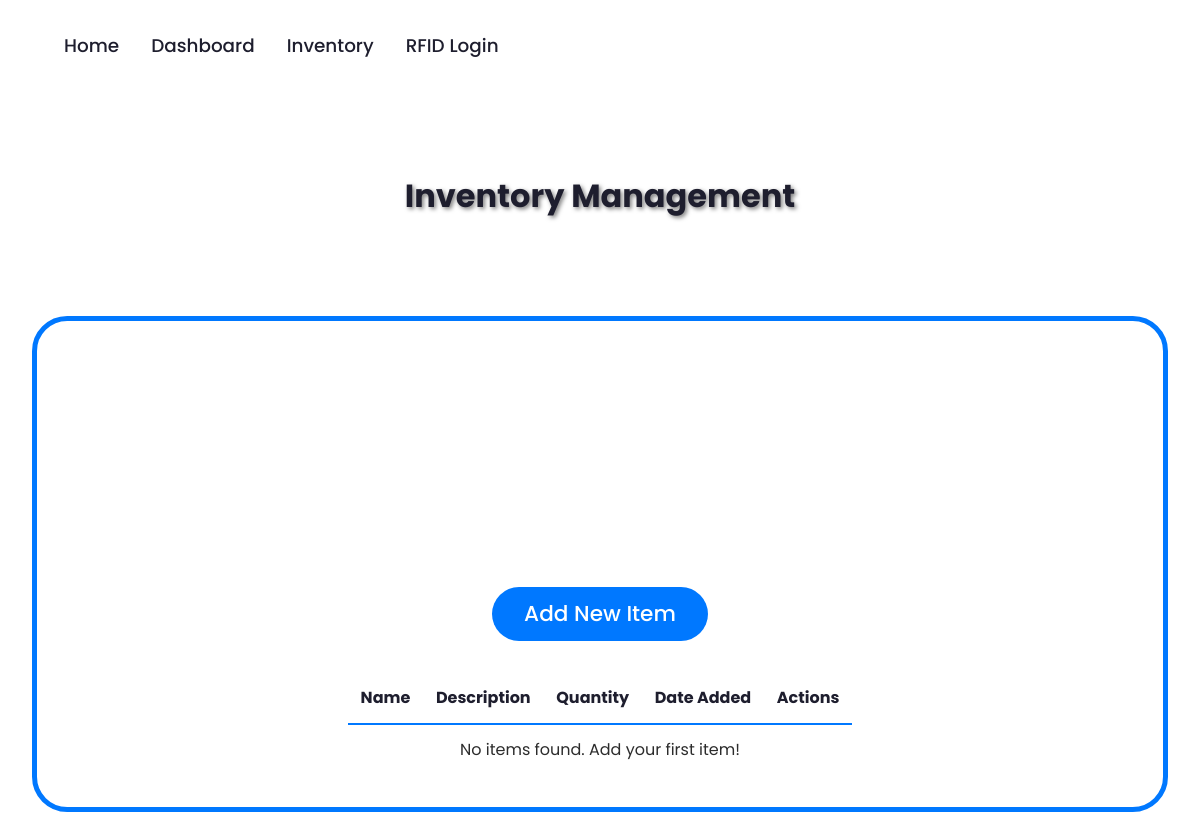
/inventory/ (signed in), run on an earlier commit of the app's database.
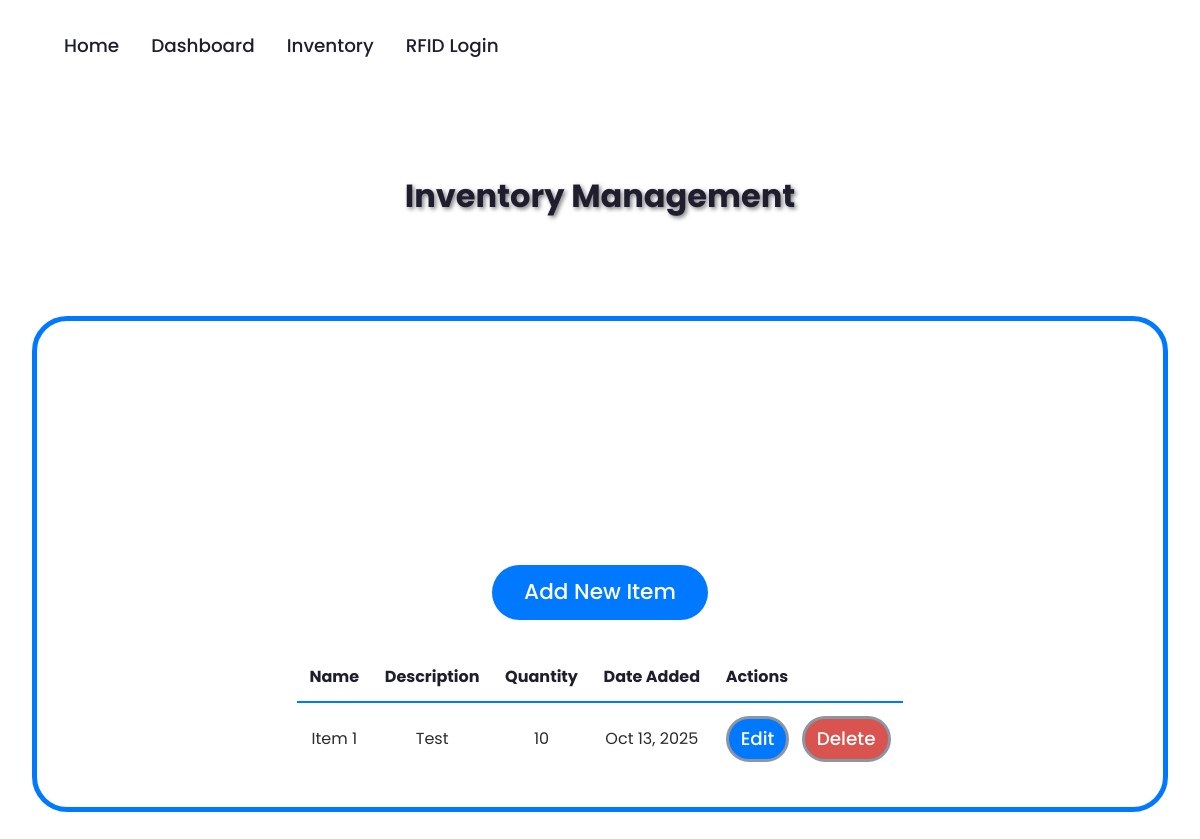
And on a later commit of the database.
### inventory/models.py (models this page shows, shortened)
class Item(models.Model):
    name = models.CharField(max_length=100)
    description = models.TextField(blank=True)
    quantity = models.PositiveIntegerField(default=0)
    date_added = models.DateTimeField(auto_now_add=True)

### inventory/views.py (the view)
# urls.py: path('', views.item_list, name='item_list'),
@login_required
def item_list(request):
    items = Item.objects.all()
    is_admin = request.user.is_superuser or request.user.groups.filter(name='admin').exists()
    return render(request, 'inventory/item_list.html', {'items': items, 'is_admin': is_admin})

### inventory/templates/inventory/item_list.html (shortened to what this page needs)
{% load static %}
<!DOCTYPE html>
<html lang="en">
<head>
  <link rel="stylesheet" href="{% static 'css/style.css' %}">
</head>
<body>
  <div class="background-design">
  </div>
  <nav class="navbar">
    <ul class="nav-links">
      <li><a href="{% url 'landing' %}"> Home</a></li>
      <li><a href="{% url 'dashboard' %}"> Dashboard</a></li>
      <li><a href="{% url 'inventory:item_list' %}" class="active"> Inventory</a></li>
      <li><a href="{% url 'rfid_login:login' %}"> RFID Login</a></li>
    </ul>
  </nav>
  <main class="dashboard-container fade-in">
    <h1 style="color:var(--text-dark); text-align: center; margin-bottom: 2rem; text-shadow: 2px 2px 4px rgba(0,0,0,0.5);">Inventory Management</h1>
    <div class="dashboard-grid" style="grid-template-columns: 1fr; max-width: 80rem;">
      <div class="dashboard-card" style="padding: 2rem;">
        {% if is_admin %}
        <a class="card-button" href="{% url 'inventory:item_add' %}" style="margin-bottom: 2rem;">Add New Item</a>
        {% endif %}
        <div class="inventory-table">
          <table style="width:100%;border-collapse:collapse;">
            <thead>
              <tr style="text-align:left;color:var(--text-dark);">
                <th style="padding:0.8rem;border-bottom:2px solid var(--primary-blue)">Name</th>
                <th style="padding:0.8rem;border-bottom:2px solid var(--primary-blue)">Description</th>
                <th style="padding:0.8rem;border-bottom:2px solid var(--primary-blue)">Quantity</th>
                <th style="padding:0.8rem;border-bottom:2px solid var(--primary-blue)">Date Added</th>
                {% if is_admin %}
                <th style="padding:0.8rem;border-bottom:2px solid var(--primary-blue)">Actions</th>
                {% endif %}
              </tr>
            </thead>
            <tbody>
              {% for item in items %}
              <tr style="color:var(--text-gray);">
                <td style="padding:0.8rem">{{ item.name }}</td>
                <td style="padding:0.8rem">{{ item.description|default:'-' }}</td>
                <td style="padding:0.8rem">{{ item.quantity }}</td>
                <td style="padding:0.8rem">{{ item.date_added|date:"M d, Y" }}</td>
                <td style="padding:0.8rem">
                  {% if is_admin %}
                  <a class="cta-button" href="{% url 'inventory:item_edit' item.pk %}" style="background:var(--primary-blue);color:var(--white);padding:6px 12px;margin-right:0.5rem;">Edit</a>
                  <a class="cta-button" href="{% url 'inventory:item_delete' item.pk %}" style="background:#d9534f;color:var(--white);padding:6px 12px;">Delete</a>
                  {% endif %}
                </td>
              </tr>
              {% empty %}
              <tr><td colspan="{% if is_admin %}5{% else %}4{% endif %}" style="padding:0.8rem;color:var(--text-gray);text-align:center;">No items found. Add your first item!</td></tr>
              {% endfor %}
            </tbody>
          </table>
        </div>
      </div>
    </div>
  </main>
</body>
</html>

### static/css/style.css (style rules this page uses)
* { margin: 0; padding: 0; box-sizing: border-box; }
:root { --primary-blue: #0078FF; --text-dark: #1E1E2E; --text-gray: #2C2C2C; --text-light: #8A96A3; --white: #FFFFFF; --background-light: #F9FAFB; --border-color: #8A96A3; }
body { font-family: 'Poppins', -apple-system, Roboto, Helvetica, sans-serif; background: var(--white); color: var(--text-gray); line-height: 1.5; overflow-x: hidden; }
.background-design { position: fixed; top: 0; left: 0; width: 100%; height: 100vh; z-index: -2; overflow: hidden; }
.navbar { display: flex; justify-content: space-between; align-items: center; padding: 1.7rem 6rem; background: transparent; position: relative; z-index: 10; }
.nav-links { display: flex; gap: 4rem; list-style: none; }
.nav-links a { color: var(--text-dark); text-decoration: none; font-size: 1.15rem; font-weight: 500; transition: color 0.3s ease; }
.cta-button { display: inline-flex; padding: 0.6rem 1.7rem; background: var(--primary-blue); color: var(--white); text-decoration: none; font-size: 1.15rem; font-weight: 500; border-radius: 5rem; border: 3px solid var(--border-color); transition: all 0.3s ease; cursor: pointer; }
.dashboard-container { min-height: 100vh; display: flex; flex-direction: column; justify-content: center; align-items: center; padding: 2rem; gap: 4rem; }
.dashboard-grid { display: grid; grid-template-columns: repeat(auto-fit, minmax(30rem, 1fr)); gap: 4rem; max-width: 90rem; width: 100%; }
.dashboard-card { background: var(--white); border: 5px solid var(--primary-blue); border-radius: 2.2rem; padding: 3rem; display: flex; flex-direction: column; align-items: center; text-align: center; transition: transform 0.3s ease, box-shadow 0.3s ease; min-height: 31rem; }
.card-button { display: inline-flex; padding: 0.7rem 2rem; background: var(--primary-blue); color: var(--white); text-decoration: none; font-size: 1.35rem; font-weight: 500; border-radius: 6rem; transition: all 0.3s ease; margin-top: auto; }
@media (max-width: 1200px) { .navbar { padding: 2rem 4rem; } }
@media (max-width: 1200px) { .nav-links { gap: 2rem; } }
@media (max-width: 1200px) { .dashboard-grid { grid-template-columns: 1fr; gap: 2rem; } }
.fade-in { animation: fadeIn 0.6s ease-in; }

What changed in the data, as far as the page shows it:
added Item: name "Item 1", description "Test", quantity "10", date_added "Oct 13, 2025"
Also different on the page:
text no longer shown: "No items found. Add your first item!"
